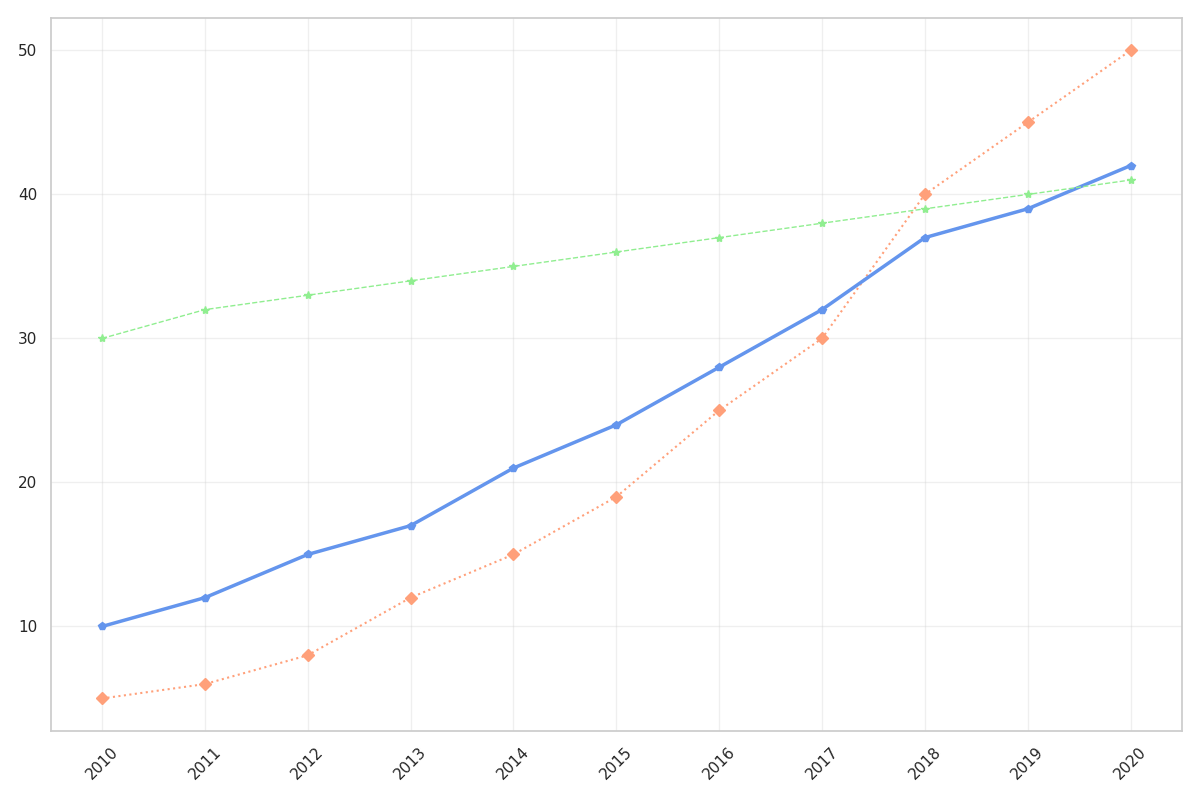

Reproduce this figure in Python.
import matplotlib.pyplot as plt
import numpy as np

years = np.arange(2010, 2021)

solar_power = [5, 6, 8, 12, 15, 19, 25, 30, 40, 45, 50]
wind_energy = [10, 12, 15, 17, 21, 24, 28, 32, 37, 39, 42]
hydroelectric_power = [30, 32, 33, 34, 35, 36, 37, 38, 39, 40, 41]

plt.figure(figsize=(12, 8))

plt.plot(years, solar_power, marker='D', linestyle=':', color='#FFA07A', linewidth=1.5)
plt.plot(years, wind_energy, marker='p', linestyle='-', color='#6495ED', linewidth=2.5)
plt.plot(years, hydroelectric_power, marker='*', linestyle='--', color='#90EE90', linewidth=1)

plt.xticks(years, rotation=45)
plt.grid(True, linestyle='-', alpha=0.3)
plt.tight_layout()
plt.show()
